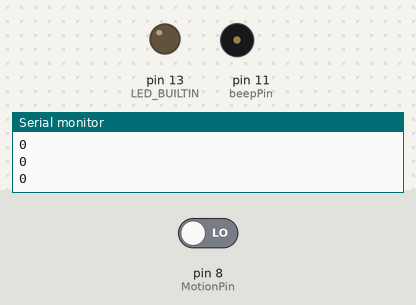
Bench run of a sketch on a simulated Arduino Uno, built with avr-gcc and run on an emulated ATmega328P. Shown: output pins drawn as LEDs (lit = HIGH), buzzer (waves = sounding), the last lines printed to the serial monitor. Inputs (shaded band) come from the test bench; at power-on: pin 8 (MotionPin) LOW.

Above: at 1.3 s.
1.4 s: pin 8 (MotionPin) driven HIGH
At 2.7 s:
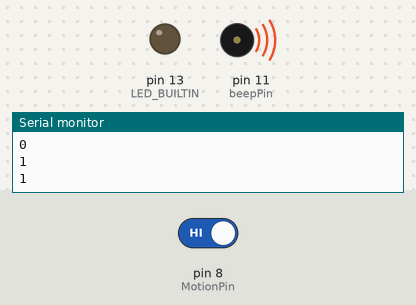
Timing chart, 0 to 4.4 s (numbered marks = the images above; inputs shaded):
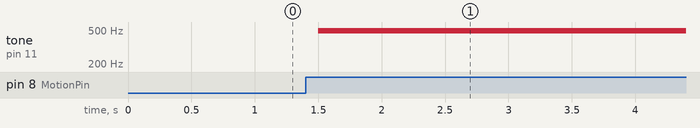

The sketch:

Detector2309.ino
```cpp
int MotionPin = 8;
int beepPin = 11;
void setup() {
  Serial.begin(9600);
  // put your setup code here, to run once:
  pinMode(LED_BUILTIN, OUTPUT);
  pinMode(MotionPin, INPUT);
  pinMode(beepPin, OUTPUT);
}

void loop() {
Serial.println(DetectMotion());
if(DetectMotion() == true)
{
  Beep(1);
}
delay(500);
}
bool DetectMotion(){
  bool motionState = digitalRead(MotionPin);
  if(motionState==1)
  {
    return true;

  }
else{
     return false;
  }
}
void Beep(int beepNum)
{
 for(int i = 0;i < beepNum; i++)
 {
    analogWrite(beepPin, 180);
    delay(500);
    digitalWrite(beepPin, LOW);
}
}
```

Measured:
- after the input at 1.4 s, tone on pin 11 (beepPin): silent → 490 Hz after 0.10 s
